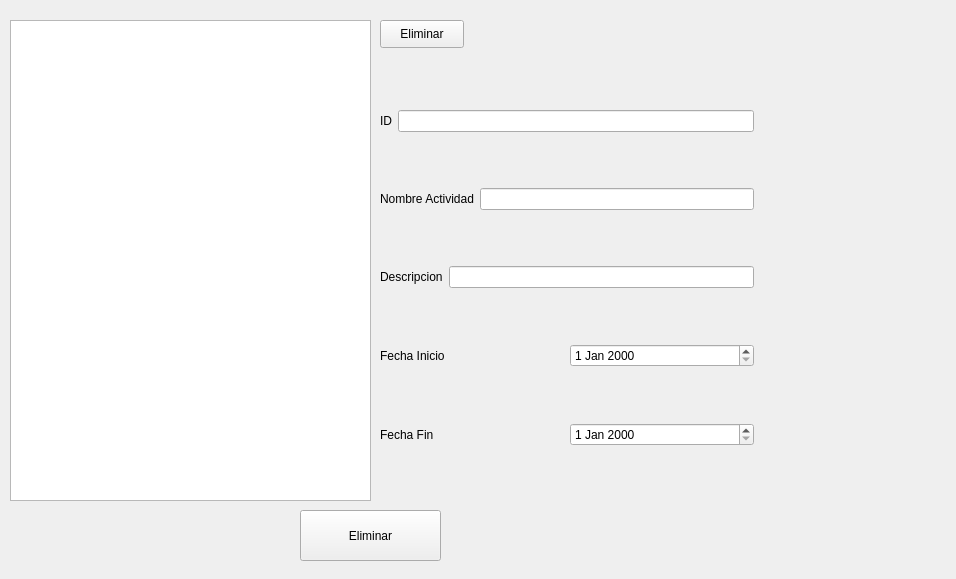
<?xml version="1.0" encoding="UTF-8"?>
<ui version="4.0">
 <class>MainWindow</class>
 <widget class="QMainWindow" name="MainWindow">
  <property name="geometry">
   <rect>
    <x>0</x>
    <y>0</y>
    <width>956</width>
    <height>579</height>
   </rect>
  </property>
  <property name="windowTitle">
   <string>Menu Empleados</string>
  </property>
  <widget class="QWidget" name="centralwidget">
   <widget class="QPushButton" name="btneliminar">
    <property name="geometry">
     <rect>
      <x>380</x>
      <y>20</y>
      <width>84</width>
      <height>28</height>
     </rect>
    </property>
    <property name="text">
     <string>Eliminar</string>
    </property>
   </widget>
   <widget class="QWidget" name="verticalLayoutWidget">
    <property name="geometry">
     <rect>
      <x>380</x>
      <y>60</y>
      <width>374</width>
      <height>441</height>
     </rect>
    </property>
    <layout class="QVBoxLayout" name="verticalLayout">
     <item>
      <layout class="QHBoxLayout" name="horizontalLayout_4">
       <item>
        <layout class="QHBoxLayout" name="horizontalLayout_9">
         <item>
          <widget class="QLabel" name="label_6">
           <property name="text">
            <string>ID</string>
           </property>
          </widget>
         </item>
         <item>
          <widget class="QLineEdit" name="txtId">
           <property name="maxLength">
            <number>13</number>
           </property>
          </widget>
         </item>
        </layout>
       </item>
      </layout>
     </item>
     <item>
      <layout class="QHBoxLayout" name="horizontalLayout_6">
       <item>
        <widget class="QLabel" name="label_3">
         <property name="text">
          <string>Nombre Actividad</string>
         </property>
        </widget>
       </item>
       <item>
        <widget class="QLineEdit" name="txtNombre">
         <property name="maxLength">
          <number>45</number>
         </property>
        </widget>
       </item>
      </layout>
     </item>
     <item>
      <layout class="QHBoxLayout" name="horizontalLayout_8">
       <item>
        <widget class="QLabel" name="label_5">
         <property name="text">
          <string>Descripcion</string>
         </property>
        </widget>
       </item>
       <item>
        <widget class="QLineEdit" name="txtDescripcion">
         <property name="maxLength">
          <number>45</number>
         </property>
        </widget>
       </item>
      </layout>
     </item>
     <item>
      <layout class="QHBoxLayout" name="horizontalLayout_10">
       <item>
        <widget class="QLabel" name="label_7">
         <property name="text">
          <string>Fecha Inicio</string>
         </property>
        </widget>
       </item>
       <item>
        <widget class="QDateEdit" name="fechaInicio"/>
       </item>
      </layout>
     </item>
     <item>
      <layout class="QHBoxLayout" name="horizontalLayout_5">
       <item>
        <widget class="QLabel" name="label_8">
         <property name="text">
          <string>Fecha Fin</string>
         </property>
        </widget>
       </item>
       <item>
        <widget class="QDateEdit" name="fechaFin"/>
       </item>
      </layout>
     </item>
    </layout>
   </widget>
   <widget class="QPushButton" name="btnEliminar">
    <property name="geometry">
     <rect>
      <x>300</x>
      <y>510</y>
      <width>141</width>
      <height>51</height>
     </rect>
    </property>
    <property name="text">
     <string>Eliminar</string>
    </property>
   </widget>
   <widget class="QTableView" name="lista">
    <property name="geometry">
     <rect>
      <x>10</x>
      <y>20</y>
      <width>361</width>
      <height>481</height>
     </rect>
    </property>
   </widget>
  </widget>
 </widget>
 <resources>
  <include location="imagenes/imagenes.qrc"/>
 </resources>
 <connections/>
</ui>
